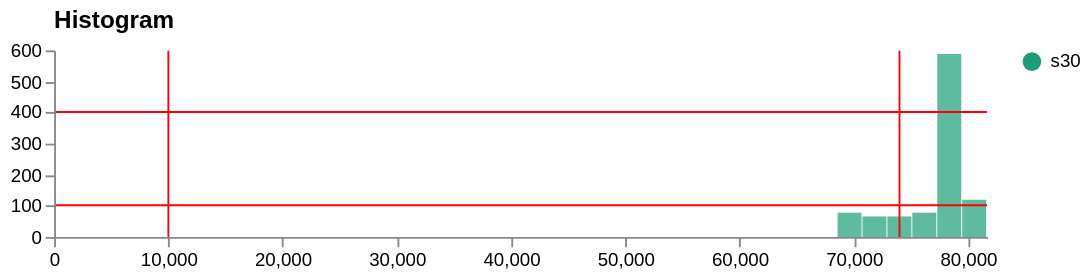

Vega-Lite specification for this chart:
### Vega specification from a JSON file in a GitHub repository (floating-point values rounded to 4 significant figures)
{"$schema": "https://vega.github.io/schema/vega/v5.json", "description": "Histogram for visualizing a univariate distribution using static bins.", "width": 500, "height": 100, "padding": 5, "data": [{"name": "binned", "values": [{"bin0": 68580.0, "bin1": 70760.0, "count": 77, "label": "s30"}, {"bin0": 70760.0, "bin1": 72940.0, "count": 65, "label": "s30"}, {"bin0": 72940.0, "bin1": 75120.0, "count": 68, "label": "s30"}, {"bin0": 75120.0, "bin1": 77310.0, "count": 81, "label": "s30"}, {"bin0": 77310.0, "bin1": 79490.0, "count": 590, "label": "s30"}, {"bin0": 79490.0, "bin1": 81670.0, "count": 123, "label": "s30"}]}, {"name": "xref", "values": [{"value": 10000}, {"value": 74000}]}, {"name": "yref", "values": [{"value": 100}, {"value": 400}]}, {"name": "_ranges", "source": ["binned"], "transform": [{"type": "aggregate", "fields": ["bin0", "bin1"], "ops": ["min", "max"], "as": ["min", "max"]}]}], "legends": [{"fill": "color"}], "scales": [{"name": "xscale", "type": "linear", "range": "width", "domain": {"data": "_ranges", "fields": ["min", "max"]}}, {"name": "yscale", "type": "linear", "range": "height", "round": true, "domain": {"data": "binned", "field": "count"}, "zero": true, "nice": true}, {"name": "color", "type": "ordinal", "domain": {"data": "binned", "field": "label"}, "range": {"scheme": "dark2"}}], "axes": [{"orient": "bottom", "scale": "xscale", "zindex": 1}, {"orient": "left", "scale": "yscale", "tickCount": 5, "zindex": 1}], "title": {"text": "Histogram", "orient": "top", "anchor": "start", "frame": "group"}, "marks": [{"name": "bins", "type": "rect", "from": {"data": "binned"}, "encode": {"update": {"x": {"scale": "xscale", "field": "bin0"}, "x2": {"scale": "xscale", "field": "bin1", "offset": -0.5}, "y": {"scale": "yscale", "field": "count"}, "y2": {"scale": "yscale", "value": 0}, "tooltip": {"field": "count"}, "fill": {"scale": "color", "field": "label"}, "opacity": {"value": 0.7}}, "hover": {"fill": {"value": "firebrick"}}}}, {"name": "x_highlights", "type": "rule", "clip": true, "from": {"data": "xref"}, "encode": {"enter": {"stroke": {"value": "red"}}, "update": {"x": {"scale": "xscale", "field": "value"}, "y2": {"value": 0}, "y": {"signal": "height"}, "opacity": {"value": 1}}}}, {"name": "y_highlights", "type": "rule", "clip": true, "from": {"data": "yref"}, "encode": {"enter": {"stroke": {"value": "red"}}, "update": {"y": {"scale": "yscale", "field": "value"}, "x2": {"value": 0}, "x": {"signal": "width"}, "opacity": {"value": 1}}}}]}
